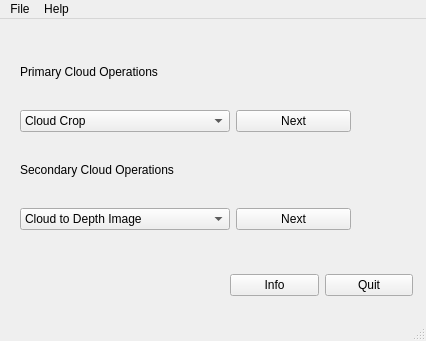
<?xml version="1.0" encoding="UTF-8"?>
<ui version="4.0">
 <class>MainWindow</class>
 <widget class="QMainWindow" name="MainWindow">
  <property name="geometry">
   <rect>
    <x>0</x>
    <y>0</y>
    <width>426</width>
    <height>341</height>
   </rect>
  </property>
  <property name="sizePolicy">
   <sizepolicy hsizetype="Fixed" vsizetype="Fixed">
    <horstretch>0</horstretch>
    <verstretch>0</verstretch>
   </sizepolicy>
  </property>
  <property name="windowTitle">
   <string>3D Objects Boundries Detection Test App</string>
  </property>
  <widget class="QWidget" name="centralwidget">
   <widget class="QWidget" name="layoutWidget">
    <property name="geometry">
     <rect>
      <x>20</x>
      <y>20</y>
      <width>331</width>
      <height>191</height>
     </rect>
    </property>
    <layout class="QGridLayout" name="gridLayout">
     <item row="0" column="0">
      <widget class="QLabel" name="test_fct_label">
       <property name="text">
        <string>Primary Cloud Operations</string>
       </property>
      </widget>
     </item>
     <item row="1" column="0">
      <widget class="QComboBox" name="test_fct_cb_1">
       <item>
        <property name="text">
         <string>Cloud Crop</string>
        </property>
       </item>
       <item>
        <property name="text">
         <string>Cloud Normal Estimation</string>
        </property>
       </item>
       <item>
        <property name="text">
         <string>Cloud Homogenization</string>
        </property>
       </item>
      </widget>
     </item>
     <item row="1" column="1">
      <widget class="QPushButton" name="next_btn_1">
       <property name="text">
        <string>Next</string>
       </property>
      </widget>
     </item>
     <item row="2" column="0">
      <widget class="QLabel" name="sec_cl_op_label">
       <property name="text">
        <string>Secondary Cloud Operations</string>
       </property>
      </widget>
     </item>
     <item row="3" column="0">
      <widget class="QComboBox" name="test_fct_cb_2">
       <item>
        <property name="text">
         <string>Cloud to Depth Image</string>
        </property>
       </item>
       <item>
        <property name="text">
         <string>Cloud to RGB Image</string>
        </property>
       </item>
       <item>
        <property name="text">
         <string>Contour Detection (Depth Image)</string>
        </property>
       </item>
      </widget>
     </item>
     <item row="3" column="1">
      <widget class="QPushButton" name="next_btn_2">
       <property name="text">
        <string>Next</string>
       </property>
      </widget>
     </item>
    </layout>
   </widget>
   <widget class="QWidget" name="layoutWidget">
    <property name="geometry">
     <rect>
      <x>230</x>
      <y>250</y>
      <width>183</width>
      <height>33</height>
     </rect>
    </property>
    <layout class="QHBoxLayout" name="horizontalLayout">
     <item>
      <widget class="QPushButton" name="how_to_btn">
       <property name="text">
        <string>Info</string>
       </property>
      </widget>
     </item>
     <item>
      <widget class="QPushButton" name="quit_btn">
       <property name="text">
        <string>Quit</string>
       </property>
      </widget>
     </item>
    </layout>
   </widget>
  </widget>
  <widget class="QMenuBar" name="menubar">
   <property name="geometry">
    <rect>
     <x>0</x>
     <y>0</y>
     <width>426</width>
     <height>29</height>
    </rect>
   </property>
   <property name="nativeMenuBar">
    <bool>true</bool>
   </property>
   <widget class="QMenu" name="file_menu">
    <property name="title">
     <string>File</string>
    </property>
    <addaction name="actionQuit"/>
   </widget>
   <widget class="QMenu" name="menuHelp">
    <property name="title">
     <string>Help</string>
    </property>
    <addaction name="actionInfo"/>
    <addaction name="actionAbout"/>
   </widget>
   <addaction name="file_menu"/>
   <addaction name="menuHelp"/>
  </widget>
  <widget class="QStatusBar" name="statusbar"/>
  <action name="actionQuit">
   <property name="text">
    <string>Quit</string>
   </property>
  </action>
  <action name="actionAbout">
   <property name="text">
    <string>About</string>
   </property>
  </action>
  <action name="actionInfo">
   <property name="text">
    <string>Info</string>
   </property>
  </action>
 </widget>
 <resources/>
 <connections/>
</ui>
